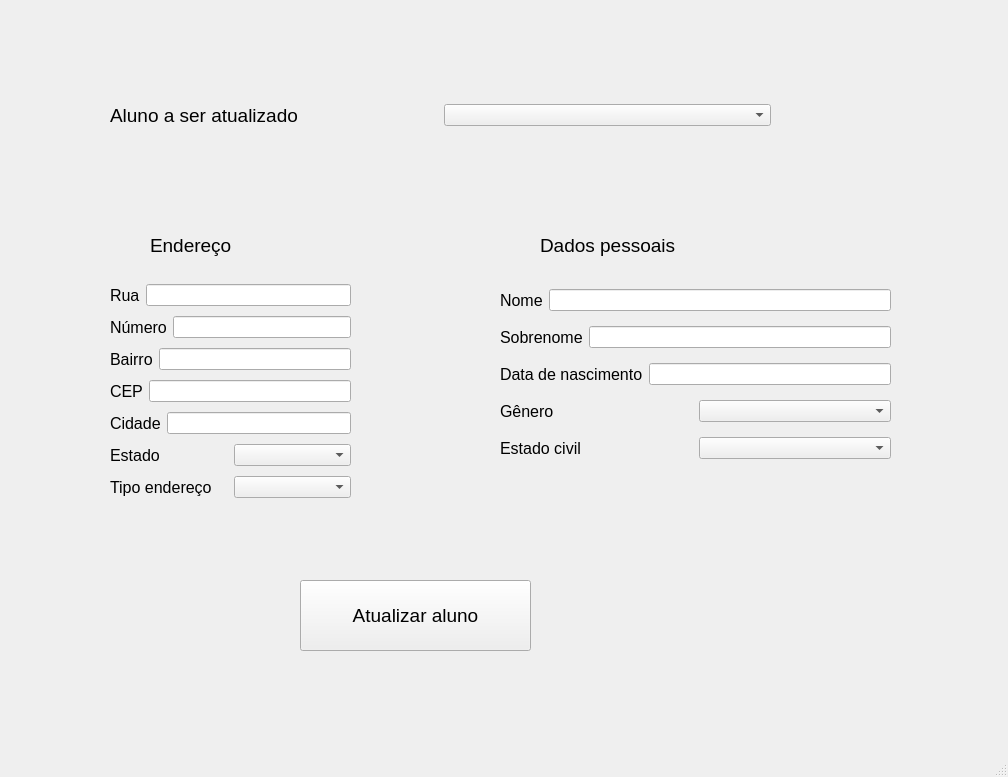
<?xml version="1.0" encoding="UTF-8"?>
<ui version="4.0">
 <class>MainWindow</class>
 <widget class="QMainWindow" name="MainWindow">
  <property name="geometry">
   <rect>
    <x>0</x>
    <y>0</y>
    <width>1008</width>
    <height>777</height>
   </rect>
  </property>
  <property name="windowTitle">
   <string>MainWindow</string>
  </property>
  <widget class="QWidget" name="centralwidget">
   <widget class="QLabel" name="label">
    <property name="geometry">
     <rect>
      <x>150</x>
      <y>210</y>
      <width>111</width>
      <height>71</height>
     </rect>
    </property>
    <property name="font">
     <font>
      <pointsize>14</pointsize>
     </font>
    </property>
    <property name="text">
     <string>Endereço</string>
    </property>
   </widget>
   <widget class="QLabel" name="label_2">
    <property name="geometry">
     <rect>
      <x>540</x>
      <y>210</y>
      <width>231</width>
      <height>71</height>
     </rect>
    </property>
    <property name="font">
     <font>
      <pointsize>14</pointsize>
     </font>
    </property>
    <property name="text">
     <string>Dados pessoais</string>
    </property>
   </widget>
   <widget class="QPushButton" name="pushButton">
    <property name="geometry">
     <rect>
      <x>300</x>
      <y>580</y>
      <width>231</width>
      <height>71</height>
     </rect>
    </property>
    <property name="font">
     <font>
      <pointsize>14</pointsize>
     </font>
    </property>
    <property name="text">
     <string>Atualizar aluno</string>
    </property>
   </widget>
   <widget class="QWidget" name="layoutWidget">
    <property name="geometry">
     <rect>
      <x>110</x>
      <y>280</y>
      <width>241</width>
      <height>226</height>
     </rect>
    </property>
    <layout class="QVBoxLayout" name="verticalLayout">
     <item>
      <layout class="QHBoxLayout" name="horizontalLayout">
       <item>
        <widget class="QLabel" name="label_3">
         <property name="font">
          <font>
           <pointsize>12</pointsize>
          </font>
         </property>
         <property name="text">
          <string>Rua</string>
         </property>
        </widget>
       </item>
       <item>
        <widget class="QLineEdit" name="rua_input"/>
       </item>
      </layout>
     </item>
     <item>
      <layout class="QHBoxLayout" name="horizontalLayout_2">
       <item>
        <widget class="QLabel" name="label_4">
         <property name="font">
          <font>
           <pointsize>12</pointsize>
          </font>
         </property>
         <property name="text">
          <string>Número</string>
         </property>
        </widget>
       </item>
       <item>
        <widget class="QLineEdit" name="numero_input"/>
       </item>
      </layout>
     </item>
     <item>
      <layout class="QHBoxLayout" name="horizontalLayout_3">
       <item>
        <widget class="QLabel" name="label_5">
         <property name="font">
          <font>
           <pointsize>12</pointsize>
          </font>
         </property>
         <property name="text">
          <string>Bairro</string>
         </property>
        </widget>
       </item>
       <item>
        <widget class="QLineEdit" name="bairro_input"/>
       </item>
      </layout>
     </item>
     <item>
      <layout class="QHBoxLayout" name="horizontalLayout_4">
       <item>
        <widget class="QLabel" name="label_6">
         <property name="font">
          <font>
           <pointsize>12</pointsize>
          </font>
         </property>
         <property name="text">
          <string>CEP</string>
         </property>
        </widget>
       </item>
       <item>
        <widget class="QLineEdit" name="cep_input"/>
       </item>
      </layout>
     </item>
     <item>
      <layout class="QHBoxLayout" name="horizontalLayout_5">
       <item>
        <widget class="QLabel" name="label_7">
         <property name="font">
          <font>
           <pointsize>12</pointsize>
          </font>
         </property>
         <property name="text">
          <string>Cidade</string>
         </property>
        </widget>
       </item>
       <item>
        <widget class="QLineEdit" name="cidade_input"/>
       </item>
      </layout>
     </item>
     <item>
      <layout class="QHBoxLayout" name="horizontalLayout_6">
       <item>
        <widget class="QLabel" name="label_8">
         <property name="font">
          <font>
           <pointsize>12</pointsize>
          </font>
         </property>
         <property name="text">
          <string>Estado</string>
         </property>
        </widget>
       </item>
       <item>
        <widget class="QComboBox" name="estado_input"/>
       </item>
      </layout>
     </item>
     <item>
      <layout class="QHBoxLayout" name="horizontalLayout_7">
       <item>
        <widget class="QLabel" name="label_9">
         <property name="font">
          <font>
           <pointsize>12</pointsize>
          </font>
         </property>
         <property name="text">
          <string>Tipo endereço</string>
         </property>
        </widget>
       </item>
       <item>
        <widget class="QComboBox" name="tipo_end_input"/>
       </item>
      </layout>
     </item>
    </layout>
   </widget>
   <widget class="QWidget" name="layoutWidget">
    <property name="geometry">
     <rect>
      <x>500</x>
      <y>280</y>
      <width>391</width>
      <height>193</height>
     </rect>
    </property>
    <layout class="QVBoxLayout" name="verticalLayout_2">
     <item>
      <layout class="QHBoxLayout" name="horizontalLayout_8">
       <item>
        <widget class="QLabel" name="label_10">
         <property name="font">
          <font>
           <pointsize>12</pointsize>
          </font>
         </property>
         <property name="text">
          <string>Nome</string>
         </property>
        </widget>
       </item>
       <item>
        <widget class="QLineEdit" name="nome_input"/>
       </item>
      </layout>
     </item>
     <item>
      <layout class="QHBoxLayout" name="horizontalLayout_9">
       <item>
        <widget class="QLabel" name="label_11">
         <property name="font">
          <font>
           <pointsize>12</pointsize>
          </font>
         </property>
         <property name="text">
          <string>Sobrenome</string>
         </property>
        </widget>
       </item>
       <item>
        <widget class="QLineEdit" name="sobrenome_input"/>
       </item>
      </layout>
     </item>
     <item>
      <layout class="QHBoxLayout" name="horizontalLayout_10">
       <item>
        <widget class="QLabel" name="label_12">
         <property name="font">
          <font>
           <pointsize>12</pointsize>
          </font>
         </property>
         <property name="text">
          <string>Data de nascimento</string>
         </property>
        </widget>
       </item>
       <item>
        <widget class="QLineEdit" name="data_nasc_input"/>
       </item>
      </layout>
     </item>
     <item>
      <layout class="QHBoxLayout" name="horizontalLayout_12">
       <item>
        <widget class="QLabel" name="label_14">
         <property name="font">
          <font>
           <pointsize>12</pointsize>
          </font>
         </property>
         <property name="text">
          <string>Gênero</string>
         </property>
        </widget>
       </item>
       <item>
        <widget class="QComboBox" name="genero_input"/>
       </item>
      </layout>
     </item>
     <item>
      <layout class="QHBoxLayout" name="horizontalLayout_13">
       <item>
        <widget class="QLabel" name="label_15">
         <property name="font">
          <font>
           <pointsize>12</pointsize>
          </font>
         </property>
         <property name="text">
          <string>Estado civil</string>
         </property>
        </widget>
       </item>
       <item>
        <widget class="QComboBox" name="estado_civil_input"/>
       </item>
      </layout>
     </item>
    </layout>
   </widget>
   <widget class="QWidget" name="">
    <property name="geometry">
     <rect>
      <x>110</x>
      <y>100</y>
      <width>661</width>
      <height>30</height>
     </rect>
    </property>
    <layout class="QHBoxLayout" name="horizontalLayout_11">
     <item>
      <widget class="QLabel" name="label_13">
       <property name="font">
        <font>
         <pointsize>14</pointsize>
        </font>
       </property>
       <property name="text">
        <string>Aluno a ser atualizado</string>
       </property>
      </widget>
     </item>
     <item>
      <widget class="QComboBox" name="lista_aluno"/>
     </item>
    </layout>
   </widget>
  </widget>
  <widget class="QStatusBar" name="statusbar"/>
 </widget>
 <resources/>
 <connections/>
</ui>
